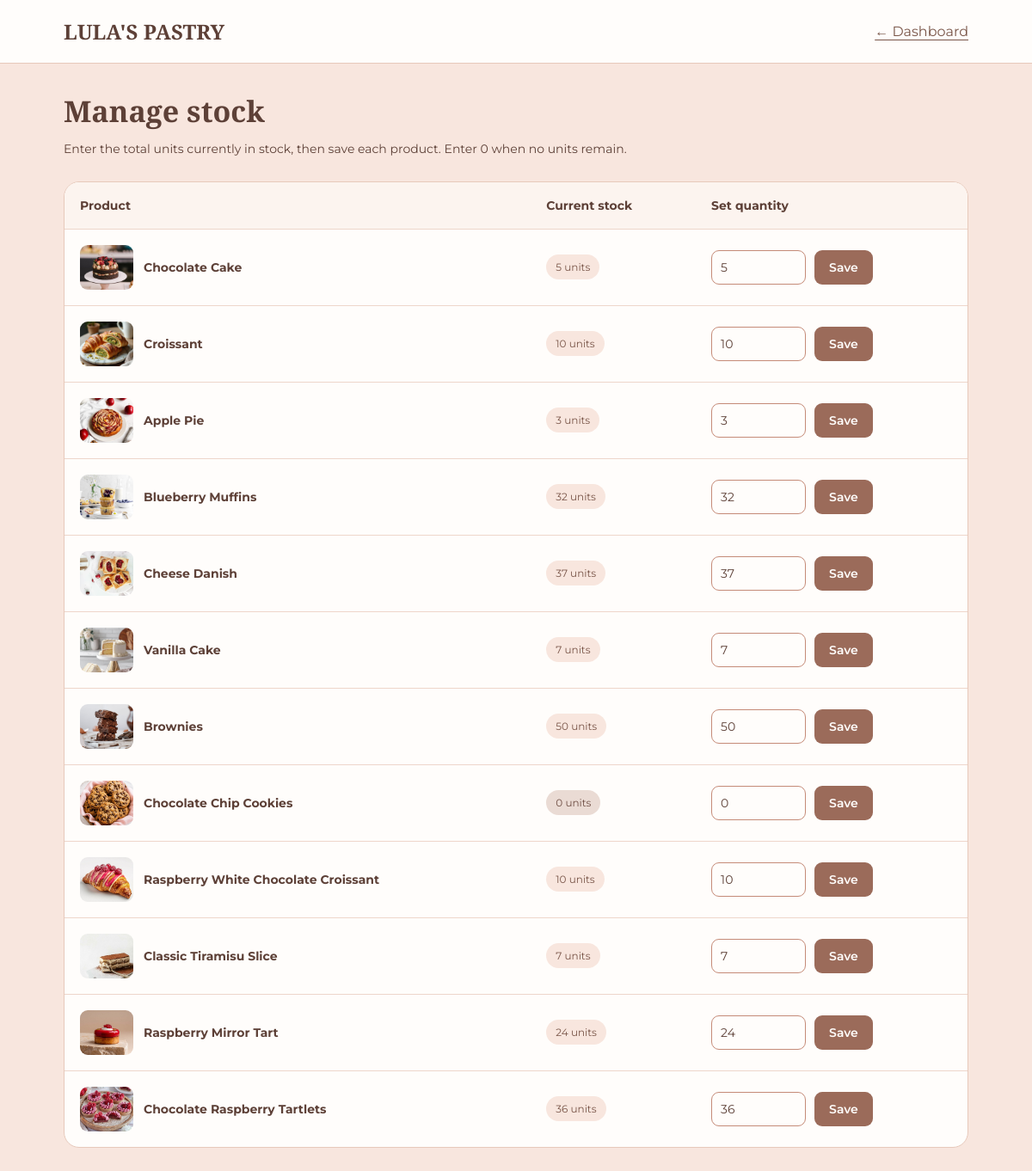
The app's page /chef-stock.php (signed in) with its own data.
### tables this page shows
CREATE TABLE `dishes` (
  `id` int(11) NOT NULL,
  `name` varchar(100) NOT NULL,
  `description` text DEFAULT NULL,
  `price` decimal(10,2) NOT NULL,
  `category` varchar(50) DEFAULT 'pastry',
  `category_id` int(11) DEFAULT NULL,
  `sort_order` int(11) NOT NULL DEFAULT 0,
  `image_url` varchar(255) DEFAULT NULL,
  `available` tinyint(1) DEFAULT 1,
  `stock_quantity` int(10) UNSIGNED NOT NULL DEFAULT 0,
  `is_deleted` tinyint(1) NOT NULL DEFAULT 0,
  `deleted_at` datetime DEFAULT NULL,
  `ingredients` text DEFAULT NULL,
  `preparation_time` int(11) DEFAULT NULL,
  `created_at` timestamp NOT NULL DEFAULT current_timestamp(),
  `chef_id` int(11) DEFAULT NULL
);

### chef-stock.php (the view, shortened to what this page needs)
<?php
require_once __DIR__ . '/db.php';
function stockEscape($value): string
{
    return htmlspecialchars((string) $value, ENT_QUOTES, 'UTF-8');
}
$dishes = $pdo->query(
    'SELECT id, name, image_url, stock_quantity, available
     FROM dishes
     WHERE is_deleted = 0
     ORDER BY sort_order ASC, id ASC'
)->fetchAll(PDO::FETCH_ASSOC);
?>
<!DOCTYPE html>
<html lang="en">
<head>
</head>
<body>
    <header>
        <div class="bar">
            <strong class="brand">LULA'S PASTRY</strong>
            <a href="chef-dashboard.php">← Dashboard</a>
        </div>
    </header>
    <main>
        <h1>Manage stock</h1>
        <p class="intro">
            Enter the total units currently in stock, then save each product.
            Enter 0 when no units remain.
        </p>
        <div class="panel">
            <table>
                <thead>
                    <tr>
                        <th>Product</th>
                        <th>Current stock</th>
                        <th>Set quantity</th>
                    </tr>
                </thead>
                <tbody>
                    <?php foreach ($dishes as $dish): ?>
                        <tr>
                            <td>
                                <div class="product">
                                    <img
                                        src="<?php echo stockEscape($dish['image_url'] ?: 'asssets/logo.png'); ?>"
                                        alt=""
                                    >
                                    <strong>
                                        <?php echo stockEscape($dish['name']); ?>
                                    </strong>
                                </div>
                            </td>
                            <td>
                                <span class="badge <?php echo (int) $dish['stock_quantity'] === 0 ? 'empty' : ''; ?>">
                                    <?php echo (int) $dish['stock_quantity']; ?> units
                                </span>
                            </td>
                            <td>
                                <form method="post" action="chef-stock.php">
                                    <input
                                        type="number"
                                        name="quantity"
                                        min="0"
                                        max="1000000"
                                        step="1"
                                        required
                                        aria-label="Stock quantity for <?php echo stockEscape($dish['name']); ?>"
                                        value="<?php echo (int) $dish['stock_quantity']; ?>"
                                    >
                                    <button type="submit">Save</button>
                                </form>
                            </td>
                        </tr>
                    <?php endforeach; ?>
                </tbody>
            </table>
        </div>
    </main>
</body>
</html>

### chef-stock.php (style rules this page uses)
* { box-sizing: border-box; }
body { margin: 0; background: #F8E6DE; color: #5D4037; font-family: 'Montserrat', sans-serif; }
header { background: #FFFDFB; border-bottom: 1px solid #E7C9BB; }
.bar { max-width: 1100px; margin: auto; padding: 20px 24px; display: flex; align-items: center; justify-content: space-between; gap: 15px; }
.brand { font-family: 'Playfair Display', serif; font-size: 24px; }
a { color: #795548; text-underline-offset: 4px; }
main { max-width: 1100px; margin: auto; padding: 32px 24px; }
h1 { font-family: 'Playfair Display', serif; font-size: 34px; margin: 0 0 10px; }
.intro { font-size: 14px; line-height: 1.7; margin: 0 0 25px; }
.panel { background: #FFFDFB; border: 1px solid #E7C9BB; border-radius: 18px; overflow-x: auto; }
table { width: 100%; border-collapse: collapse; min-width: 680px; }
th, td { padding: 18px; text-align: left; border-bottom: 1px solid #EED6CB; font-size: 14px; }
th { background: #FCF4EF; }
tr:last-child td { border-bottom: 0; }
.product { display: flex; align-items: center; gap: 12px; }
.product img { width: 62px; height: 52px; border-radius: 9px; object-fit: cover; }
.badge { display: inline-block; border-radius: 20px; padding: 7px 11px; background: #F8E6DE; color: #795548; font-size: 12px; }
.empty { background: #EADBD4; color: #704F45; }
form { display: flex; align-items: center; gap: 10px; }
input[type=number] { width: 110px; padding: 10px; border: 1px solid #C58B78; border-radius: 9px; font: inherit; color: #5D4037; background: #FFFDFB; }
button { padding: 11px 17px; background: #9B6B5A; color: #FFFDFB; border: 0; border-radius: 9px; cursor: pointer; font: inherit; font-weight: 600; }

### records on screen
dishes: image_url (picture), name "Chocolate Cake", stock_quantity "5", quantity "5"
dishes: image_url (picture), name "Croissant", stock_quantity "10", quantity "10"
dishes: image_url (picture), name "Apple Pie", stock_quantity "3", quantity "3"
dishes: image_url (picture), name "Blueberry Muffins", stock_quantity "32", quantity "32"
dishes: image_url (picture), name "Cheese Danish", stock_quantity "37", quantity "37"
dishes: image_url (picture), name "Vanilla Cake", stock_quantity "7", quantity "7"
dishes: image_url (picture), name "Brownies", stock_quantity "50", quantity "50"
dishes: image_url (picture), name "Chocolate Chip Cookies", stock_quantity "0", quantity "0"
dishes: image_url (picture), name "Raspberry White Chocolate Croissant", stock_quantity "10", quantity "10"
dishes: image_url (picture), name "Classic Tiramisu Slice", stock_quantity "7", quantity "7"
dishes: image_url (picture), name "Raspberry Mirror Tart", stock_quantity "24", quantity "24"
dishes: image_url (picture), name "Chocolate Raspberry Tartlets", stock_quantity "36", quantity "36"
